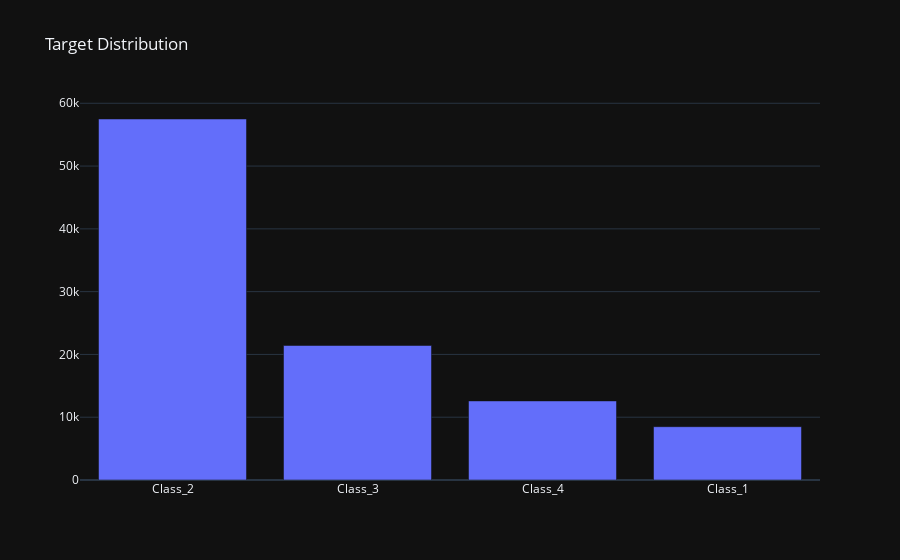

Here is the notebook cell this chart was saved with:
### Markdown cell above
<h3>Target Distribution

### Code cell
fig = go.Figure()

to_plot = data_train.value_counts('target')

fig.add_trace(go.Bar(
    x = to_plot.index,
    y = to_plot.values
))

fig.update_layout(
    template='plotly_dark',
    title_text = 'Target Distribution'
)

### Figure 1 — Plotly figure (JSON) as saved in the notebook; plotly's stock layout.template omitted (floating-point values rounded to 4 significant figures)
{"data": [{"type": "bar", "x": ["Class_2", "Class_3", "Class_4", "Class_1"], "y": [57497, 21420, 12593, 8490]}], "layout": {"title": {"text": "Target Distribution"}}}
